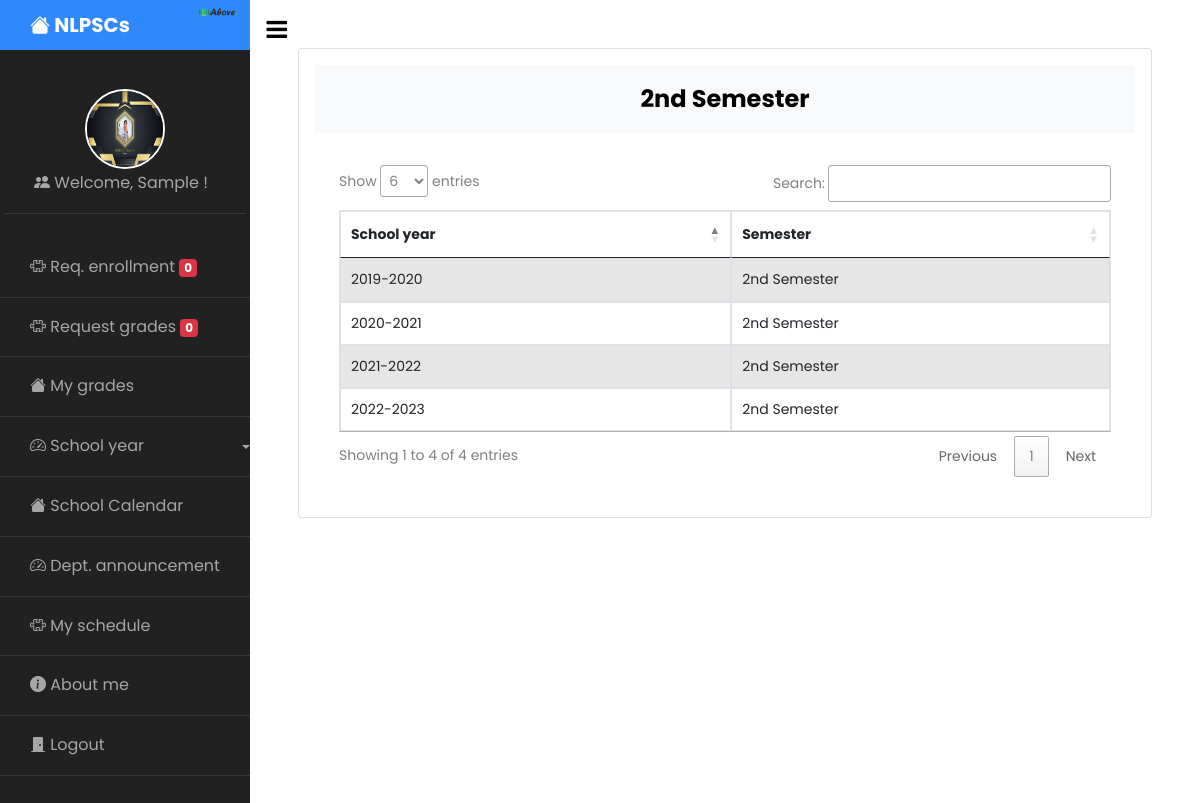
The app's page /student/2nd_semester.php (signed in) with its own data.
### tables this page shows
CREATE TABLE `student` (
  `Id` int(11) NOT NULL,
  `id_no` varchar(255) DEFAULT NULL,
  `firstname` varchar(255) NOT NULL,
  `middlename` varchar(255) NOT NULL,
  `lastname` varchar(255) NOT NULL,
  `dob` varchar(255) NOT NULL,
  `age` varchar(255) NOT NULL,
  `email` varchar(255) NOT NULL,
  `contact` varchar(255) NOT NULL,
  `address` varchar(255) NOT NULL,
  `username` varchar(255) NOT NULL,
  `password` varchar(255) NOT NULL,
  `images` varchar(255) NOT NULL,
  `dept_id` int(11) NOT NULL,
  `year_level` int(255) NOT NULL,
  `status` varchar(255) NOT NULL DEFAULT 'Pending'
);

CREATE TABLE `semester` (
  `Id` int(11) NOT NULL,
  `Semester` varchar(255) NOT NULL,
  `school_id` int(11) NOT NULL
);

CREATE TABLE `schoolyear` (
  `Id` int(11) NOT NULL,
  `schoolyear` varchar(255) NOT NULL,
  `status` varchar(255) NOT NULL DEFAULT 'Inactive'
);

### student/2nd_semester.php (the view, shortened to what this page needs)
<?php include 'sidebar.php'; ?>
     <div id="content" class="p-4 p-md-5 pt-5">
       <div class="card p-3">
         <h4 class="bg-light p-3" align="center"><strong>2nd Semester</strong></h4>
   <div class="table-responsive p-4">
     <table class="table table-bordered table-striped table-hover table-responsive-sm table-responsive-md table-responsive-lg table-responsive-xl table-responsive-xxl" id="example">
       <thead>
         <tr>
           <th>School year</th>
           <th>Semester</th>
         </tr>
       </thead>
       <tbody>
         <?php
           $query ="SELECT * FROM semester JOIN schoolyear ON semester.school_id=schoolyear.Id WHERE Semester='2nd Semester'";
           $sql = mysqli_query($conn,$query);
           while($row = mysqli_fetch_array($sql)) {
         ?>
         <tr>
             <td><?php echo $row["schoolyear"];?></td>
             <td><?php echo $row["Semester"];?></td>
         </tr>
           <?php
               }
           ?>
       </tbody>
     </table>
   </div>
     </div>
   </div>

### student/sidebar.php (shortened to what this page needs)
<?php
  include '../config.php';
  if(isset($_SESSION['student']) && isset($_SESSION['student_id'])) {
    $id = $_SESSION['student_id'];
    $student = mysqli_query($conn, "SELECT * FROM student WHERE Id='$id'");
    while($row = mysqli_fetch_array($student)) {
?>
<!doctype html>
<html lang="en">
  <head>
    <link rel="stylesheet" href="https://cdn.datatables.net/1.11.3/css/jquery.dataTables.min.css">
    <link href="https://cdn.jsdelivr.net/npm/bootstrap@5.0.2/dist/css/bootstrap.min.css" rel="stylesheet">
    <link rel="stylesheet" href="https://stackpath.bootstrapcdn.com/font-awesome/4.7.0/css/font-awesome.min.css">
		<link rel="stylesheet" href="https://stackpath.bootstrapcdn.com/font-awesome/4.7.0/css/font-awesome.min.css">
    <link rel="stylesheet" href="https://cdn.jsdelivr.net/npm/bootstrap-icons@1.8.1/font/bootstrap-icons.css">
		<link rel="stylesheet" href="../css/style.css">
  </head>
  <body>
		<div class="wrapper d-flex align-items-stretch">
      <nav id="sidebar">
        <div class="custom-menu">
          <button type="button" id="sidebarCollapse" class="btn btn-primary">
            <i class="fa fa-bars"></i>
          </button>
        </div>
        <h1><a href="dashboard.php" class="logo"><i class="bi bi-house-fill"></i> NLPSCs</a> <img src="../images/logo.png" alt="" width="40" style="position: absolute; right: 12px; top: 7px;"></h1>
         <div class="p-1 mb-1">
              <ul class="list-unstyled components">
                <li>
                  <a href="dashboard.php">
                    <img id="img" class="img-responsive" src="../images-students/<?php echo $row['images'];?>" alt="image">
                    <i class="bi bi-people-fill"></i> Welcome, <?php echo $row['firstname']; ?> !
                  </a>
                </li>
              </ul>
        </div>
        <ul class="list-unstyled components mb-5">
          <li>
            <?php
            $check = mysqli_query($conn, "SELECT student_Id from enrollment WHERE student_Id='$id' AND request_status='Pending'");
            $count = mysqli_num_rows($check);
            ?>
              <a type="button" data-bs-toggle="modal" data-bs-target="#enrollment"><i class="bi bi-puzzle"></i> Req. enrollment <span class="badge bg-danger"><?php echo $count; ?></span></a>
          </li>
          <li>
            <?php
            $check2 = mysqli_query($conn, "SELECT student_Id from request_grade WHERE student_Id='$id' AND request_grade_status='Pending'");
            $count2 = mysqli_num_rows($check2);
            ?>
              <a href="my_grades.php" data-bs-toggle="modal" data-bs-target="#grade"><i class="bi bi-puzzle"></i> Request grades <span class="badge bg-danger"><?php echo $count2; ?></span></a>
          </li>
          <li>
              <a href="my_grades.php"><i class="bi bi-house-fill"></i> My grades</a>
          </li>
          <li>
               <div class="dropdown">
              <a href="#" class="dropdown-toggle" type="button" id="dropdownMenuButton1" data-bs-toggle="dropdown" aria-expanded="false"><i class="bi bi-speedometer2"></i> School year</a>
            </div>
          </li>
          <li>
              <a href="schoolcalendar.php"><i class="bi bi-house-fill"></i> School Calendar</a>
          </li>
          <li>
              <a href="announcement.php"><i class="bi bi-speedometer2"></i> Dept. announcement</a>
          </li>
          <li>
              <a href="subject_schedule.php"><i class="bi bi-puzzle"></i> My schedule</a>
          </li>
          <li>
            <a href="about_me.php"><i class="bi bi-info-circle-fill"></i> About me</a>
          </li>
          <li>
            <a href="../logout.php"><i class="bi bi-door-closed-fill"></i> Logout</a>
          </li>
        </ul>
      </nav>
<?php } ?>
  </body>
</html>
<?php
    } else {
     header('Location: ./index.php');
    }
?>

### student/sidebar.php (style rules this page uses)
#img { height: 80px; width: 80px; border-radius: 50%; margin-right: auto; margin-left: auto; display: block; border: 2px solid white; }

### records on screen
student: images (picture), firstname "Sample", count "0", count2 "0"
semester: schoolyear.schoolyear "2022-2023", Semester "2nd Semester"
semester: schoolyear.schoolyear "2019-2020", Semester "2nd Semester"
semester: schoolyear.schoolyear "2020-2021", Semester "2nd Semester"
semester: schoolyear.schoolyear "2021-2022", Semester "2nd Semester"
